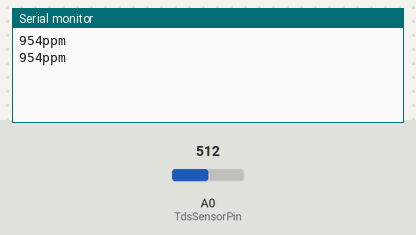
The sketch below on a simulated Arduino Uno, built with avr-gcc and run on an emulated ATmega328P. Shown: the last lines printed to the serial monitor. Inputs (shaded band) come from the test bench; at power-on: A0 (TdsSensorPin) = 512.

Above: at 1.8 s.
1.9 s: A0 (TdsSensorPin) set to 716
At 2.5 s:
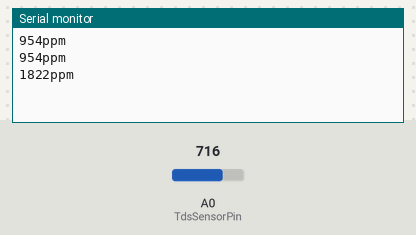
3.4 s: A0 (TdsSensorPin) set to 900
At 4.8 s:
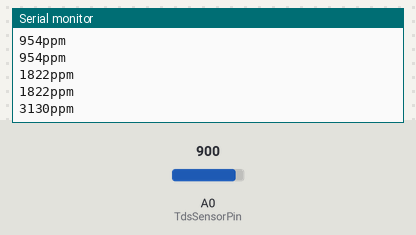
Timing chart, 0 to 6.4 s (numbered marks = the images above; inputs shaded):
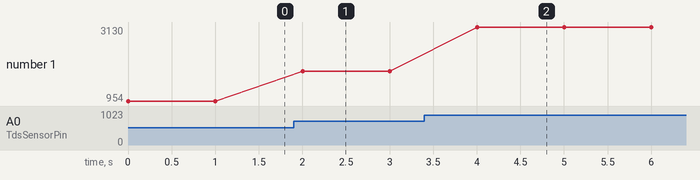

The sketch:

TDS_code.ino
```cpp
#include <EEPROM.h>
#include "GravityTDS.h"

#define TdsSensorPin A0

GravityTDS gravityTds;

float temperature = 23, tdsValue = 0;

void setup()
{
  Serial.begin(115200);
  gravityTds.setPin(TdsSensorPin);
  gravityTds.setAref(4.1);  //Formatter
  gravityTds.setAdcRange(1024);  //1024 for 10bit ADC;4096 for 12bit ADC
  gravityTds.begin();  //initialization
}

void loop()
{
  //temperature = readTemperature();  //add your temperature sensor and read it
  gravityTds.setTemperature(temperature);  // set the temperature and execute temperature compensation
  gravityTds.update();  //sample and calculate
  tdsValue = gravityTds.getTdsValue();  // then get the value
  Serial.print(tdsValue, 0);
  Serial.println("ppm");
  delay(1000);
}
```

Measured:
- after the input at 1.9 s, the serial monitor: prints a new line after 0.10 s (image 1)
- after the input at 3.4 s, the serial monitor: prints a new line after 0.60 s (image 2)
- plotted number 1: 954 → 1822 after the input at 1.9 s, 1822 → 3130 after the input at 3.4 s
